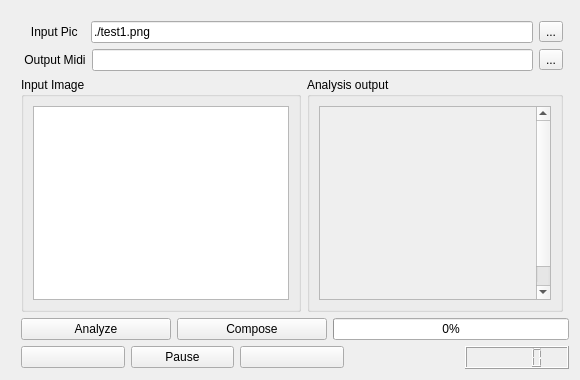
  <widget class="QWidget" name="tab">
   <property name="sizePolicy">
    <sizepolicy hsizetype="Expanding" vsizetype="Expanding">
     <horstretch>0</horstretch>
     <verstretch>0</verstretch>
    </sizepolicy>
   </property>
   <attribute name="title">
    <string>Main Window</string>
   </attribute>
   <layout class="QGridLayout" name="gridLayout_11">
    <item row="0" column="0">
     <layout class="QGridLayout" name="gridLayout_3">
      <property name="sizeConstraint">
       <enum>QLayout::SetMaximumSize</enum>
      </property>
      <item row="1" column="1">
       <layout class="QGridLayout" name="gridLayout_2">
        <property name="sizeConstraint">
         <enum>QLayout::SetDefaultConstraint</enum>
        </property>
        <item row="0" column="0">
         <layout class="QHBoxLayout" name="horizontalLayout_4">
          <item>
           <widget class="QLabel" name="label_InputPic">
            <property name="text">
             <string>   Input Pic  </string>
            </property>
           </widget>
          </item>
          <item>
           <widget class="QLineEdit" name="lineEdit_InputPic">
            <property name="enabled">
             <bool>true</bool>
            </property>
            <property name="text">
             <string>./test1.png</string>
            </property>
            <property name="readOnly">
             <bool>true</bool>
            </property>
           </widget>
          </item>
          <item>
           <widget class="QToolButton" name="toolButton_InputPic">
            <property name="text">
             <string>...</string>
            </property>
           </widget>
          </item>
         </layout>
        </item>
        <item row="1" column="0">
         <layout class="QHBoxLayout" name="horizontalLayout_3">
          <item>
           <widget class="QLabel" name="label_OutputMidi">
            <property name="text">
             <string> Output Midi</string>
            </property>
           </widget>
          </item>
          <item>
           <widget class="QLineEdit" name="lineEdit_OutputMidi"/>
          </item>
          <item>
           <widget class="QToolButton" name="toolButton_OutputMidi">
            <property name="text">
             <string>...</string>
            </property>
           </widget>
          </item>
         </layout>
        </item>
        <item row="2" column="0">
         <layout class="QHBoxLayout" name="horizontalLayout_5">
          <item>
           <widget class="QGroupBox" name="groupBox_4">
            <property name="sizePolicy">
             <sizepolicy hsizetype="Expanding" vsizetype="Expanding">
              <horstretch>0</horstretch>
              <verstretch>0</verstretch>
             </sizepolicy>
            </property>
            <property name="title">
             <string>Input Image</string>
            </property>
            <layout class="QGridLayout" name="gridLayout_4">
             <item row="0" column="0">
              <widget class="QGraphicsView" name="graphicsView_Pic">
               <property name="sizePolicy">
                <sizepolicy hsizetype="Expanding" vsizetype="Expanding">
                 <horstretch>0</horstretch>
                 <verstretch>0</verstretch>
                </sizepolicy>
               </property>
               <property name="minimumSize">
                <size>
                 <width>256</width>
                 <height>194</height>
                </size>
               </property>
               <property name="cursor" stdset="0">
                <cursorShape>CrossCursor</cursorShape>
               </property>
               <property name="autoFillBackground">
                <bool>true</bool>
               </property>
               <property name="frameShape">
                <enum>QFrame::StyledPanel</enum>
               </property>
              </widget>
             </item>
            </layout>
           </widget>
          </item>
          <item>
           <widget class="QGroupBox" name="groupBox">
            <property name="sizePolicy">
             <sizepolicy hsizetype="Expanding" vsizetype="Expanding">
              <horstretch>0</horstretch>
              <verstretch>0</verstretch>
             </sizepolicy>
            </property>
            <property name="minimumSize">
             <size>
              <width>256</width>
              <height>194</height>
             </size>
            </property>
            <property name="title">
             <string>Analysis output</string>
            </property>
            <layout class="QGridLayout" name="gridLayout_10">
             <item row="0" column="0">
              <widget class="QScrollArea" name="scrollArea">
               <property name="widgetResizable">
                <bool>true</bool>
               </property>
               <widget class="PolygonWidget" name="polyWidget">
                <property name="geometry">
                 <rect>
                  <x>0</x>
                  <y>0</y>
                  <width>228</width>
                  <height>286</height>
                 </rect>
                </property>
                <property name="sizePolicy">
                 <sizepolicy hsizetype="MinimumExpanding" vsizetype="MinimumExpanding">
                  <horstretch>0</horstretch>
                  <verstretch>0</verstretch>
                 </sizepolicy>
                </property>
                <property name="minimumSize">
                 <size>
                  <width>216</width>
                  <height>217</height>
                 </size>
                </property>
               </widget>
              </widget>
             </item>
            </layout>
           </widget>
          </item>
         </layout>
        </item>
       </layout>
      </item>
      <item row="2" column="1" colspan="2">
       <layout class="QVBoxLayout" name="verticalLayout">
        <item>
         <layout class="QHBoxLayout" name="horizontalLayout_14">
          <item>
           <widget class="QPushButton" name="pushButton_Analyze">
            <property name="sizePolicy">
             <sizepolicy hsizetype="Expanding" vsizetype="Fixed">
              <horstretch>0</horstretch>
              <verstretch>0</verstretch>
             </sizepolicy>
            </property>
            <property name="maximumSize">
             <size>
              <width>150</width>
              <height>16777215</height>
             </size>
            </property>
            <property name="text">
             <string>Analyze</string>
            </property>
           </widget>
          </item>
          <item>
           <widget class="QPushButton" name="pushButton_Generate">
            <property name="sizePolicy">
             <sizepolicy hsizetype="Expanding" vsizetype="Fixed">
              <horstretch>0</horstretch>
              <verstretch>0</verstretch>
             </sizepolicy>
            </property>
            <property name="maximumSize">
             <size>
              <width>150</width>
              <height>16777215</height>
             </size>
            </property>
            <property name="text">
             <string>Compose</string>
            </property>
           </widget>
          </item>
          <item>
           <widget class="QProgressBar" name="progressBar_Generate">
            <property name="value">
             <number>0</number>
            </property>
           </widget>
          </item>
         </layout>
        </item>
        <item>
         <layout class="QHBoxLayout" name="horizontalLayout_player">
          <item>
           <widget class="QPushButton" name="pushButton_Play">
            <property name="text">
             <string/>
            </property>
            <property name="icon">
             <iconset>
              <normaloff>play.png</normaloff>play.png</iconset>
            </property>
           </widget>
          </item>
          <item>
           <widget class="QPushButton" name="pushButton_pause">
            <property name="text">
             <string>Pause</string>
            </property>
           </widget>
          </item>
          <item>
           <widget class="QPushButton" name="pushButton_Stop">
            <property name="text">
             <string/>
            </property>
            <property name="icon">
             <iconset>
              <normaloff>stop.png</normaloff>stop.png</iconset>
            </property>
           </widget>
          </item>
          <item>
           <widget class="SeekBar" name="seekSlider" native="true"/>
          </item>
          <item>
           <widget class="VolumeBar" name="volumeSlider" native="true">
            <property name="sizePolicy">
             <sizepolicy hsizetype="Fixed" vsizetype="Fixed">
              <horstretch>255</horstretch>
              <verstretch>0</verstretch>
             </sizepolicy>
            </property>
           </widget>
          </item>
          <item>
           <widget class="QLCDNumber" name="timeLcd"/>
          </item>
         </layout>
        </item>
       </layout>
      </item>
      <item row="1" column="0">
       <spacer name="horizontalSpacer_5">
        <property name="orientation">
         <enum>Qt::Horizontal</enum>
        </property>
        <property name="sizeType">
         <enum>QSizePolicy::Fixed</enum>
        </property>
        <property name="sizeHint" stdset="0">
         <size>
          <width>10</width>
          <height>20</height>
         </size>
        </property>
       </spacer>
      </item>
      <item row="0" column="1">
       <spacer name="verticalSpacer_2">
        <property name="orientation">
         <enum>Qt::Vertical</enum>
        </property>
        <property name="sizeType">
         <enum>QSizePolicy::Fixed</enum>
        </property>
        <property name="sizeHint" stdset="0">
         <size>
          <width>20</width>
          <height>10</height>
         </size>
        </property>
       </spacer>
      </item>
     </layout>
    </item>
   </layout>
  </widget>
